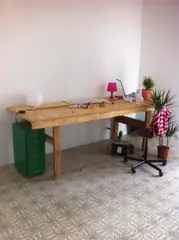
#> input picture loop/photos/thumb/01a391998ee90c43.webp, 179 x 240 px
$ python -i build.py   (imports and definitions only)
#> lines starting #> are read from the running program, lines starting #| are printed output that depends on the picture
#> further down, picture is the input picture: PIL image 179x240 RGB; mean R, G, B 168.9, 156.3, 149.4
#!/usr/bin/env python3
"""
build.py — prepare photos for the Loop page.

Per photo in the source folder (.jpg / .jpeg / .png):
  - names it by a fingerprint of its content, so public URLs reveal nothing
    about the original file name (and identical copies are published once)
  - fixes orientation, converts colour to sRGB, drops ALL metadata (GPS,
    camera, dates) and writes three WebP versions: thumb (240 px), mid (800 px)
    and full (1600 px), so the page only loads the size it needs
  - records aspect ratio and colour groups (for the Colour filter)
Then writes loop/photos.json safely (never half-written).

Re-runs only convert photos that are new or have changed; it reads the
existing thumbnails for everything else, so a re-run takes seconds.

Usage:
  pip install pillow
  python3 build.py /path/to/your/originals            # build
  python3 build.py /path/to/your/originals --prune    # build, then DELETE web
                                                      # files no longer used
Without --prune nothing is ever deleted; it only tells you how many unused
web files there are.
"""

import sys, os, io, json, hashlib, colorsys
from collections import Counter
from PIL import Image, ImageOps

try:
    from PIL import ImageCms
    SRGB = ImageCms.ImageCmsProfile(ImageCms.createProfile("sRGB"))
except Exception:            # LittleCMS not available: keep colours as they are
    ImageCms, SRGB = None, None

# ---- settings ----
COLOURS    = ["warm", "green", "cool", "purple", "neutral"]
SIZES      = {        # name: (long side in px, WebP quality)
    "thumb": (240, 70),     # far view
    "mid":   (800, 78),     # middle distance
    "full":  (1600, 82),    # one photo on screen, slideshow
}
FULL_LONG  = SIZES["full"][0]
BG         = (17, 17, 16)   # page background, used behind transparent PNGs
HERE   = os.path.dirname(os.path.abspath(__file__))
OUTDIR = os.path.join(HERE, "loop", "photos")
INDEX  = os.path.join(HERE, "loop", "photos.json")
EXTS   = (".jpg", ".jpeg", ".png")


# ---------- helpers ----------
def content_id(data):
    """16 hex chars from the file's bytes: stable across renames, reveals nothing."""
    return hashlib.sha256(data).hexdigest()[:16]


# [31 lines left out: functions flatten, to_srgb, save_webp, not called in this run]


def hue_bucket(h):
    deg = h * 360
    if deg < 70 or deg >= 320:   # reds, oranges, yellows
        return "warm"
    if deg < 170:
        return "green"
    if deg < 255:
        return "cool"
    return "purple"


def analyse_colour(im):
    """(hex of the colour that leads the photo, [1-2 colour groups])."""
    small = im.convert("RGB").resize((64, 64))
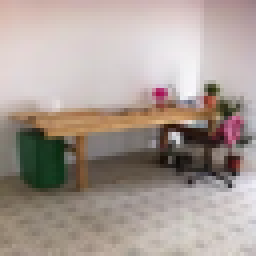
#> small: PIL image 64x64 RGB (shown 4 times larger); mean R, G, B 168.9, 156.3, 149.4
    q = small.quantize(colors=16)
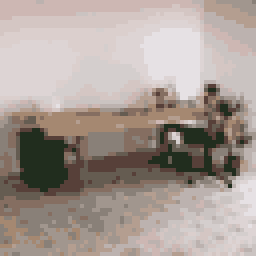
#> q: PIL image 64x64 P (shown 4 times larger); mean R, G, B 168.5, 156.5, 149.9
    pal = q.getpalette()
#> pal = 48 values, max 230 at index 0, min 30 at index 47, mean 157.3
    pixels = q.get_flattened_data() if hasattr(q, "get_flattened_data") else q.getdata()
    counts = Counter(pixels)
#> counts = 16 items
    total = sum(counts.values()) or 1
#> total = 4096
    votes = {b: 0.0 for b in COLOURS}
    best_hex, best_score = "#444444", -1.0
    for idx, n in counts.items():
        r, g, b = pal[idx * 3: idx * 3 + 3]
        share = n / total
        h, l, s = colorsys.rgb_to_hls(r / 255, g / 255, b / 255)
        if s < 0.18 or l < 0.08 or l > 0.95:
            votes["neutral"] += share
            score = share * 0.12
        else:
            votes[hue_bucket(h)] += share * s
            score = share * s
        if score > best_score:
            best_score, best_hex = score, f"#{r:02x}{g:02x}{b:02x}"
#> this loop made 16 passes
#> (idx, n, r, g, b, share, h, l) on passes 1, 15: (6, 249, 205, 183, 179, 0.0608, 0.0256, 0.753), (15, 268, 33, 45, 30, 0.0654, 0.3, 0.147)
#> (idx, n, r, g, b, share, h, l) on passes 3, 12, 16: (8, 198, 180, 158, 144, 0.0483, 0.0648, 0.635), (14, 226, 87, 64, 57, 0.0552, 0.0389, 0.282), (10, 228, 165, 136, 113, 0.0557, 0.0737, 0.545)
#> after the loop, best_score = 0.0131; votes = {'warm': 0.0459, 'green': 0.0131, 'cool': 0, 'purple': 0, 'neutral': 0.715}
    ordered = sorted(((b, v) for b, v in votes.items() if b != "neutral"), key=lambda kv: -kv[1])
#> ordered = [('warm', 0.0459), ('green', 0.0131), ('cool', 0), ('purple', 0)]
    if ordered[0][1] < 0.06:
        return best_hex, ["neutral"]
    groups = [ordered[0][0]]
    if ordered[1][1] >= 0.5 * ordered[0][1] and ordered[1][1] >= 0.08:
        groups.append(ordered[1][0])
    return best_hex, groups


# [85 lines left out: functions convert, write_index, main, not called in this run]


# [2 lines not run here, left out]

>>> from PIL import Image
>>> picture = Image.open('loop/photos/thumb/01a391998ee90c43.webp')
>>> result = analyse_colour(picture)
#> result = ('#212d1e', ['neutral'])

$ run again, on loop/photos/thumb/195f2c507f6143c1.webp
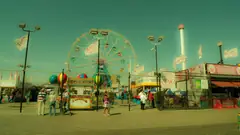
#> input picture loop/photos/thumb/195f2c507f6143c1.webp, 240 x 135 px
#> picture is the input picture: PIL image 240x135 RGB; mean R, G, B 99, 126.3, 78.3
#> in analyse_colour, `small = im.convert("RGB").resize((64, 64))`:
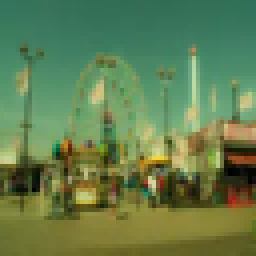
#> small: PIL image 64x64 RGB (shown 4 times larger); mean R, G, B 99, 126.3, 78.3
#> in analyse_colour, `q = small.quantize(colors=16)`:
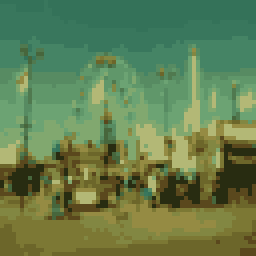
#> q: PIL image 64x64 P (shown 4 times larger); mean R, G, B 98.8, 126.3, 78.4
#> pal = 48 values, max 184 at index 1, min 17 at index 47, mean 100.4
#> counts = 16 items
#> total = 4096
#> the loop in analyse_colour, `for idx, n in counts.items():` made 16 passes
#> (idx, n, r, g, b, share, h, l) on passes 1, 2, 10: (11, 345, 52, 114, 89, 0.0842, 0.433, 0.325), (10, 372, 57, 119, 93, 0.0908, 0.43, 0.345), (8, 386, 124, 120, 52, 0.0942, 0.157, 0.345)
#> after the loop in analyse_colour, `for idx, n in counts.items():`: best_score = 0.0411; votes = {'warm': 0.192, 'green': 0.153, 'cool': 0, 'purple': 0, 'neutral': 0}
#> ordered = [('warm', 0.192), ('green', 0.153), ('cool', 0), ('purple', 0)]
#> groups = ['warm']
#> result = ('#6c662a', ['warm', 'green'])

$ run again, on loop/photos/thumb/1afcd587b1b7f6a0.webp
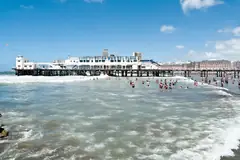
#> input picture loop/photos/thumb/1afcd587b1b7f6a0.webp, 240 x 160 px
#> picture is the input picture: PIL image 240x160 RGB; mean R, G, B 133.9, 166.1, 182
#> in analyse_colour, `small = im.convert("RGB").resize((64, 64))`:
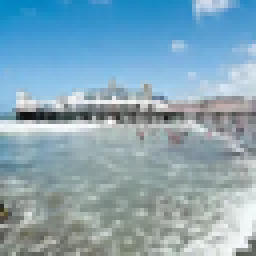
#> small: PIL image 64x64 RGB (shown 4 times larger); mean R, G, B 133.9, 166.1, 182.1
#> in analyse_colour, `q = small.quantize(colors=16)`:
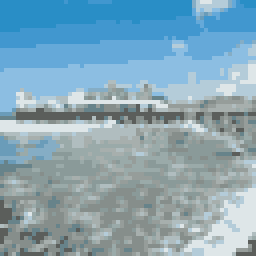
#> q: PIL image 64x64 P (shown 4 times larger); mean R, G, B 133.7, 166.7, 183.1
#> pal = 48 values, max 232 at index 2, min 41 at index 39, mean 158.6
#> counts = 16 items
#> total = 4096
#> the loop in analyse_colour, `for idx, n in counts.items():` made 16 passes
#> (idx, n, r, g, b, share, h, l) on passes 1, 2, 6, 7: (13, 282, 41, 142, 198, 0.0688, 0.559, 0.469), (11, 314, 65, 151, 207, 0.0767, 0.566, 0.533), (7, 330, 101, 169, 217, 0.0806, 0.569, 0.624), (3, 406, 140, 190, 226, 0.0991, 0.57, 0.718)
#> after the loop in analyse_colour, `for idx, n in counts.items():`: best_score = 0.0592; votes = {'warm': 0, 'green': 0, 'cool': 0.226, 'purple': 0, 'neutral': 0.594}
#> ordered = [('cool', 0.226), ('warm', 0), ('green', 0), ('purple', 0)]
#> groups = ['cool']
#> result = ('#8cbee2', ['cool'])
